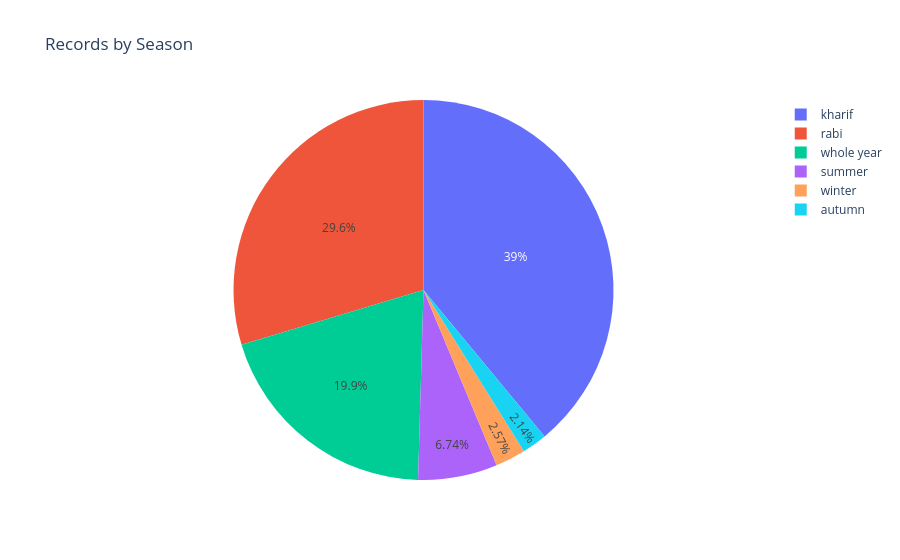

The cell this chart's notebook holds for it:
### Code cell
season_counts = df['season'].value_counts().reset_index()
season_counts.columns = ['Season', 'Count']
fig = px.pie(season_counts, names='Season', values='Count', title='Records by Season')
fig.show()

### Figure 1 — Plotly figure (JSON) as saved in the notebook; plotly's stock layout.template omitted (floating-point values rounded to 4 significant figures)
{"data": [{"domain": {"x": [0.0, 1.0], "y": [0.0, 1.0]}, "hovertemplate": "Season=%{label}<br>Count=%{value}<extra></extra>", "labels": ["kharif", "rabi", "whole year", "summer", "winter", "autumn"], "legendgroup": "", "name": "", "showlegend": true, "type": "pie", "values": [97302, 73972, 49642, 16828, 6408, 5343]}], "layout": {"legend": {"tracegroupgap": 0}, "title": {"text": "Records by Season"}}}
